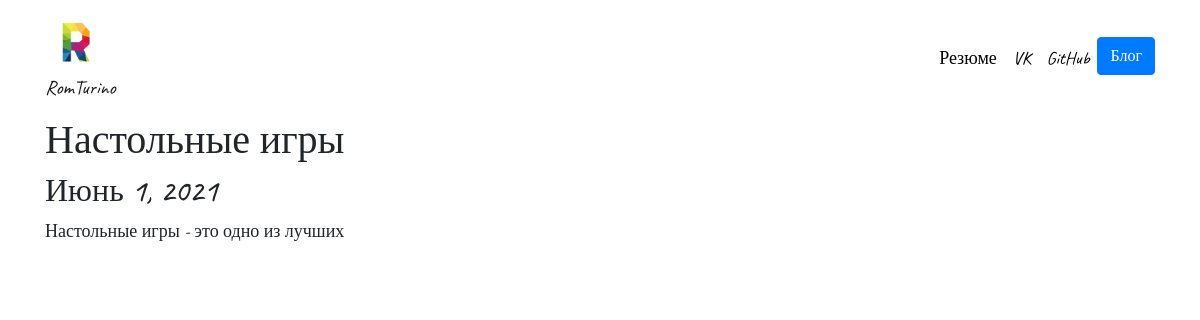
Screenshot of /blogs/1/ with the database file from the repository.
### blog/models.py (models this page shows, shortened)
class Blog(models.Model):
    title = models.CharField(max_length=200)
    description = models.TextField()
    date = models.DateField(auto_now=True)

### blog/views.py (the view)
# urls.py: path('<int:blog_id>/', views.detail, name='detail')
def detail(request, blog_id):
    blog = get_object_or_404(Blog, pk = blog_id)
    return render(request, 'blog/detail.html', {'blog': blog})

### blog/templates/blog/detail.html (shortened to what this page needs)
{%extends 'portfolio/base.html'%}
{%load static%}
{% block content %}
<h1>{{blog.title}}</h1>
<h2>{{blog.date}}</h2>
<p>{{blog.description|safe}}</p>
{% endblock content %}

### portfolio/static/css/style.css (style rules this page uses)
html,body { height: 100%; margin: 0; padding: 0; overflow: hidden; width:auto }
body { overflow: auto; }
body { font-family: 'Caveat', cursive; font-size:18px }

### rows the page displays
Blog: title "Настольные игры", date "Июнь 1, 2021", description "Настольные игры - это одно из лучших"
